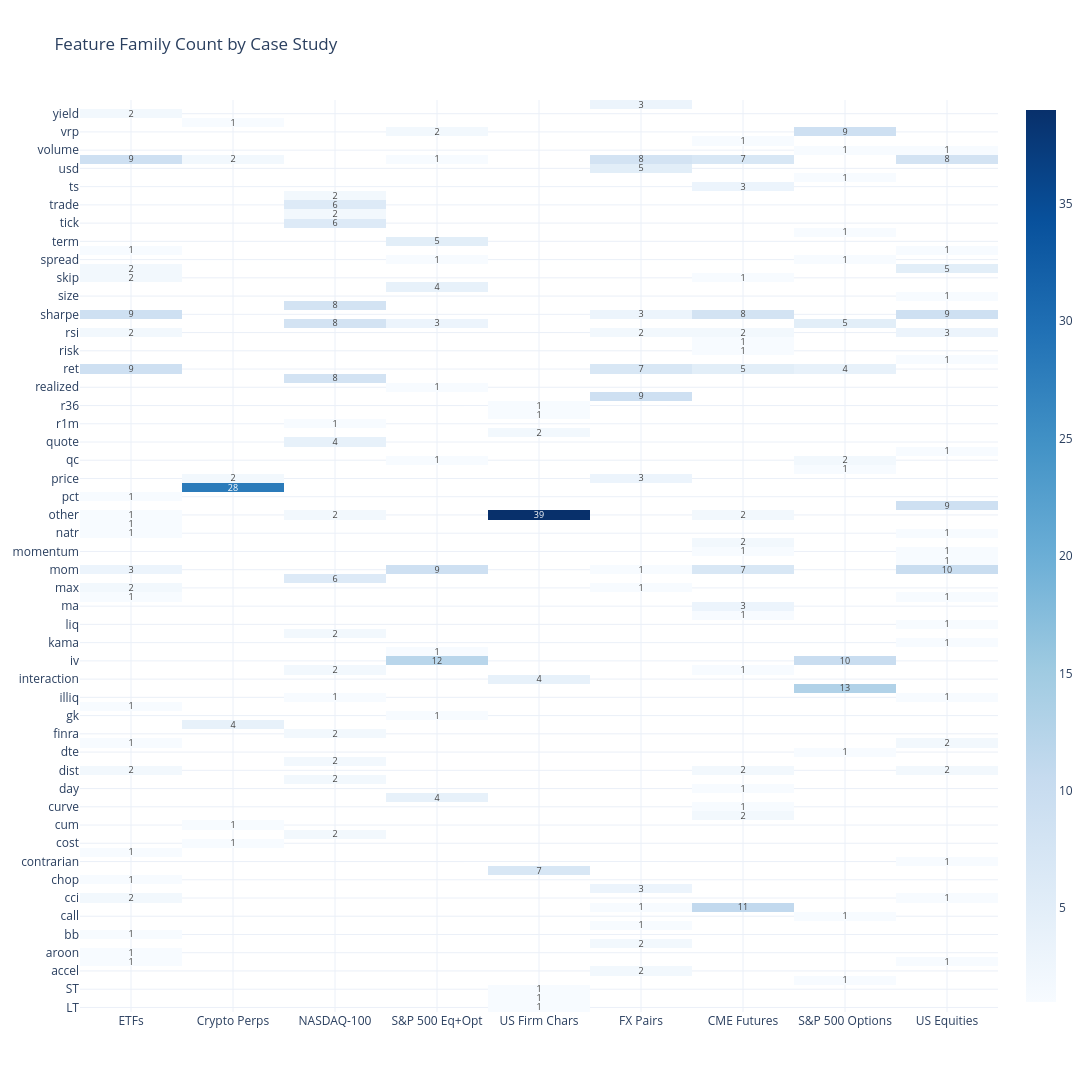

Write notebook code for a chart like this one.
### Markdown cell above
## 4. Feature Family Distribution

Which feature families are used across asset classes? This heatmap shows
the number of features per family per case study, revealing cross-asset
patterns (e.g., momentum features everywhere) vs asset-specific features
(e.g., carry only in futures/FX).

### Code cell
if evaluated:
    # Collect all family names across case studies
    all_families: set[str] = set()
    for cs in evaluated:
        all_families.update(evaluated[cs]["family_counts"].keys())

    all_families_sorted = sorted(all_families)

    if all_families_sorted:
        heatmap_data = []
        for family in all_families_sorted:
            row = []
            for cs in evaluated:
                count = evaluated[cs]["family_counts"].get(family, 0)
                row.append(count if count > 0 else float("nan"))
            heatmap_data.append(row)

        fig = go.Figure(
            data=go.Heatmap(
                z=heatmap_data,
                x=[DISPLAY_NAMES[cs] for cs in evaluated],
                y=all_families_sorted,
                colorscale="Blues",
                text=[
                    [f"{int(v)}" if not np.isnan(v) else "" for v in row] for row in heatmap_data
                ],
                texttemplate="%{text}",
                textfont={"size": 9},
            )
        )
        fig.update_layout(
            title="Feature Family Count by Case Study",
            template="plotly_white",
            height=max(400, len(all_families_sorted) * 30 + 100),
            width=max(600, len(evaluated) * 100 + 200),
        )
        fig.show()
    else:
        print("No family-level data available.")
else:
    print("No feature data available.")

### Figure 1 — Plotly figure (JSON) as saved in the notebook; plotly's stock layout.template omitted (floating-point values rounded to 4 significant figures; data arrays with more than 128 entries replaced by an {"elided": "..."} marker saying what was removed)
{"data": [{"colorscale": [[0.0, "rgb(247,251,255)"], [0.125, "rgb(222,235,247)"], [0.25, "rgb(198,219,239)"], [0.375, "rgb(158,202,225)"], [0.5, "rgb(107,174,214)"], [0.625, "rgb(66,146,198)"], [0.75, "rgb(33,113,181)"], [0.875, "rgb(8,81,156)"], [1.0, "rgb(8,48,107)"]], "text": {"elided": "100x9 str values"}, "textfont": {"size": 9}, "texttemplate": "%{text}", "type": "heatmap", "x": ["ETFs", "Crypto Perps", "NASDAQ-100", "S&P 500 Eq+Opt", "US Firm Chars", "FX Pairs", "CME Futures", "S&P 500 Options", "US Equities"], "y": ["LT", "Resid", "ST", "abs", "accel", "adx", "aroon", "avg", "bb", "bollinger", "call", "carry", "cci", "channel", "chop", "composite", "contrarian", "corr", "cost", "cross", "cum", "curvature", "curve", "d", "day", "depth", "dist", "dollar", "dte", "ema", "finra", "funding", "gk", "hurst", "illiq", "instr", "interaction", "is", "iv", "ivrv", "kama", "kyle", "liq", "ls", "ma", "macd", "max", "microprice", "mom", "mom12m", "momentum", "month", "natr", "obv", "other", "past", "pct", "premium", "price", "put", "qc", "quality", "quote", "r12", "r1m", "r2", "r36", "rank", "realized", "rel", "ret", "reversal", "risk", "roll", "rsi", "rv", "sharpe", "signed", "size", "skew", "skip", "sma", "spread", "stoch", "term", "theta", "tick", "time", "trade", "trades", "ts", "underlying", "usd", "vol", "volume", "vr", "vrp", "xs", "yield", "zscore"], "z": {"elided": "100x9 int values"}}], "layout": {"height": 3100, "title": {"text": "Feature Family Count by Case Study"}, "width": 1100}}
